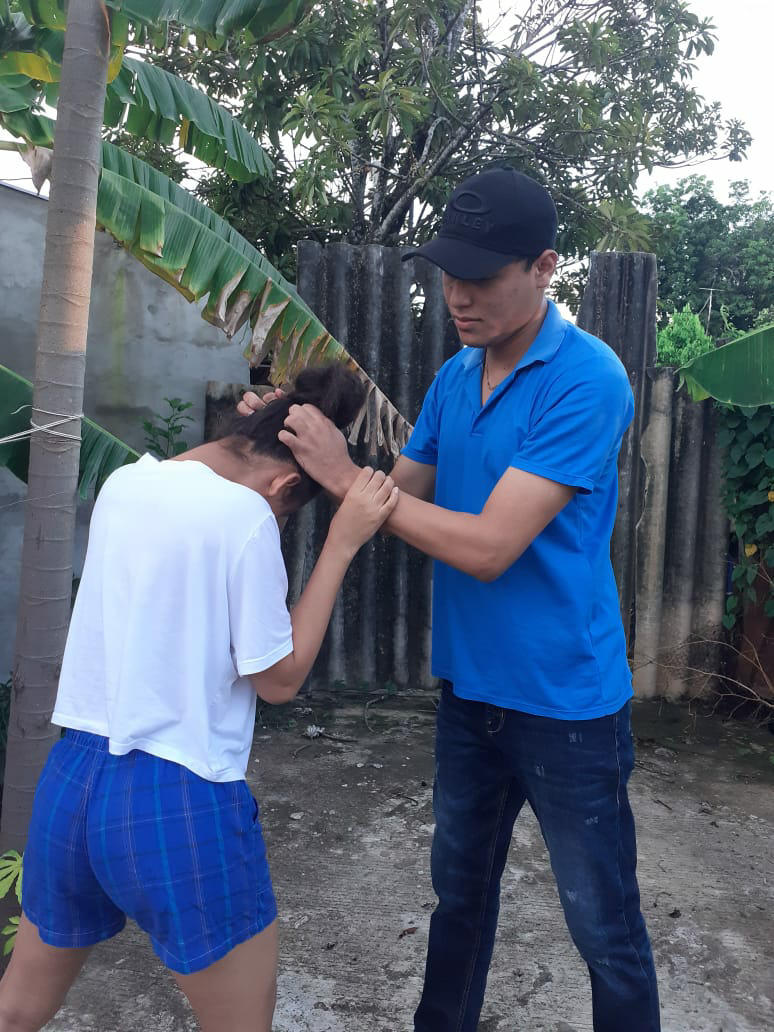
#> input picture ImagenesNuevas/2.png, 774 x 1032 px, found by its file name
$ jupyter execute --allow-errors Codigo_usado_Entrenar.ipynb
#> lines starting #> are read from the running program, lines starting #| are printed output that depends on the picture
[cell 1]
import numpy as np
import matplotlib.pyplot as plt
from matplotlib import cm
import cv2
import math
from PIL import Image

#> (the rest of this cell did not finish here and is left out)

[cell 2]
# [8 lines left out: function activationFunction, not called in this run]

[cell 3]
#def crossEntropyError(Y, R):
#    return np.sum(-R*np.log(Y))

[cell 4]
def crossEntropyError(r, y):
    return -np.sum(r * np.log(y+1e-10) + (1-r) * np.log(1-y+1e-10))

[cell 5]
# [49 lines left out: function training, not called in this run]

#> (a cell that did not finish here is left out)

[cell 7]
import time

H=100
regpar=1e-3
start = time.time()
#> (the rest of this cell did not finish here and is left out)

#> (a cell that did not finish here is left out)

[cell 9]
###########################################################################################
#######################     Predecir   ###################################################
##########################################################################################
imageNew = []
src = cv2.imread("./imagenesnuevas2/2.png", cv2.IMREAD_GRAYSCALE)
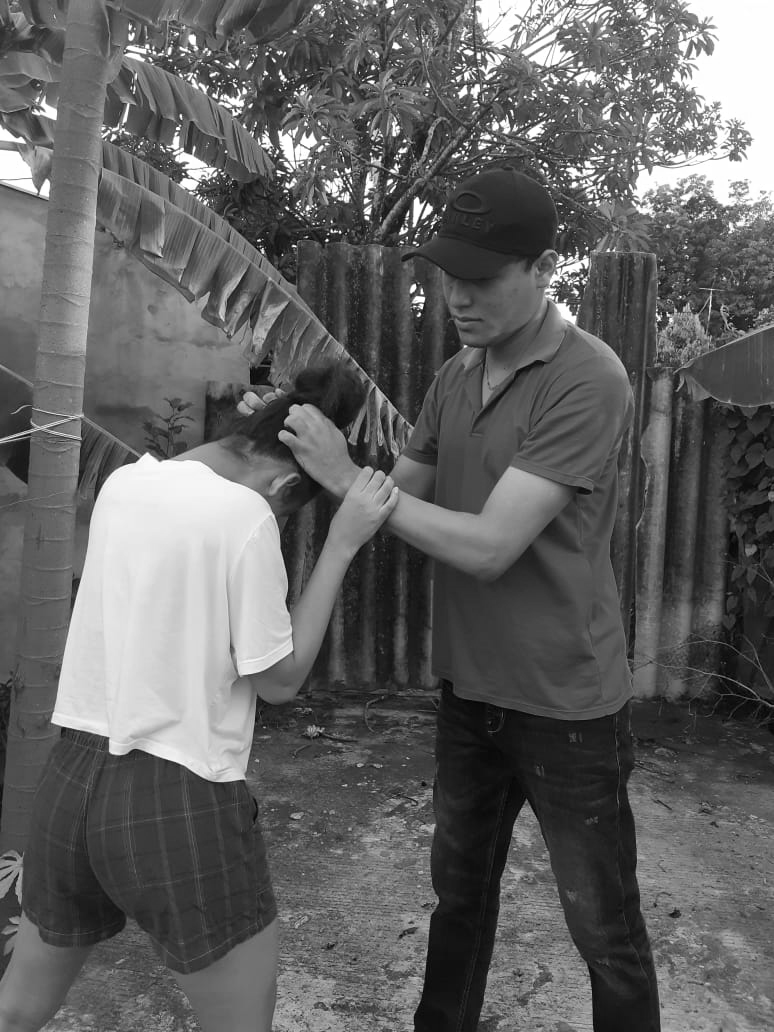
#> src: shape (1032, 774); min 0, max 255, mean 98.6
src = cv2.medianBlur(src,9)
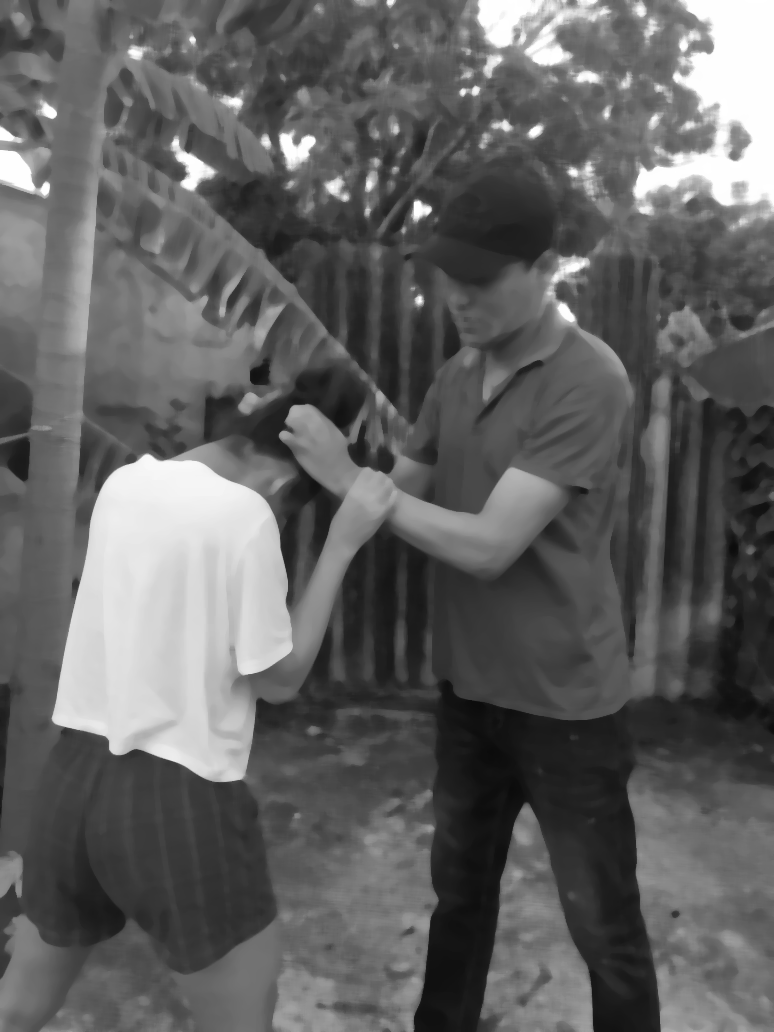
#> src: shape (1032, 774); min 11, max 255, mean 97.4
src = cv2.resize(src, (80,80))
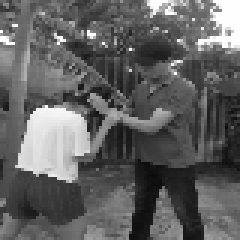
#> src: shape (80, 80) (shown 3 times larger); min 12, max 255, mean 97.2
src = src/255.
arr = np.array(src)
imageNew.append(arr.ravel())
val_N,d = np.shape(imageNew)
#> val_N = 1; d = 6400
val_X = np.concatenate((np.ones((val_N, 1)), imageNew), axis = 1)
#> (the rest of this cell did not finish here and is left out)

$ run again, with ImagenesNuevas/1.png copied over ImagenesNuevas/2.png
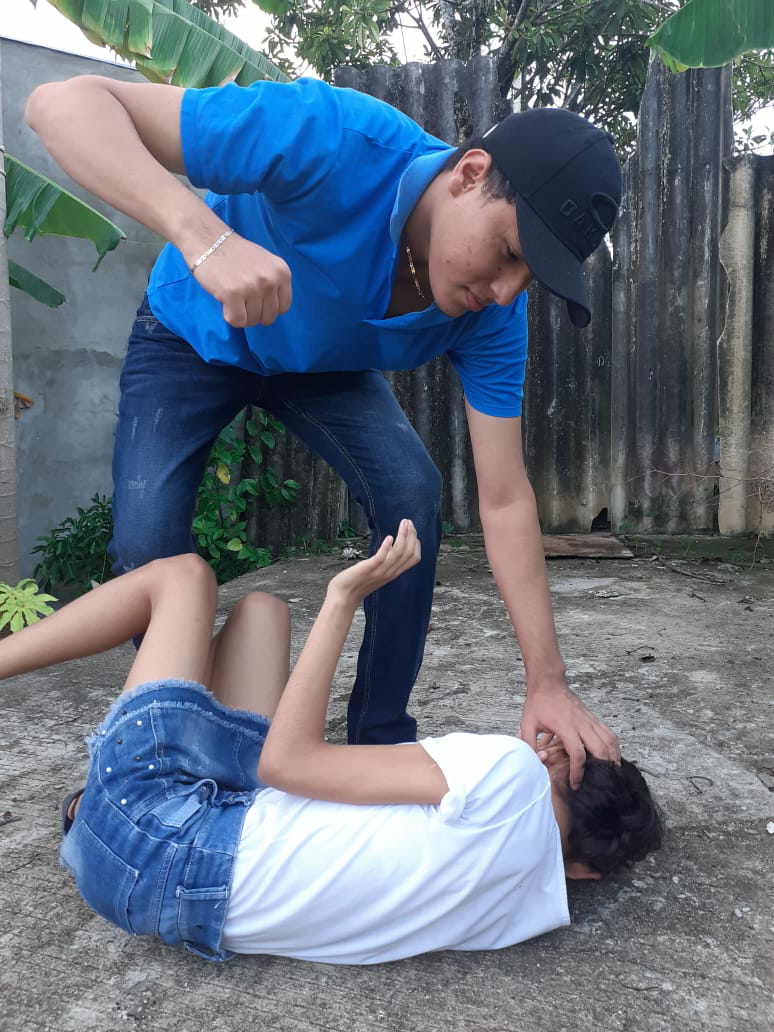
#> input picture ImagenesNuevas/1.png, 774 x 1032 px, found by its file name
#> `src = cv2.medianBlur(src,9)`:
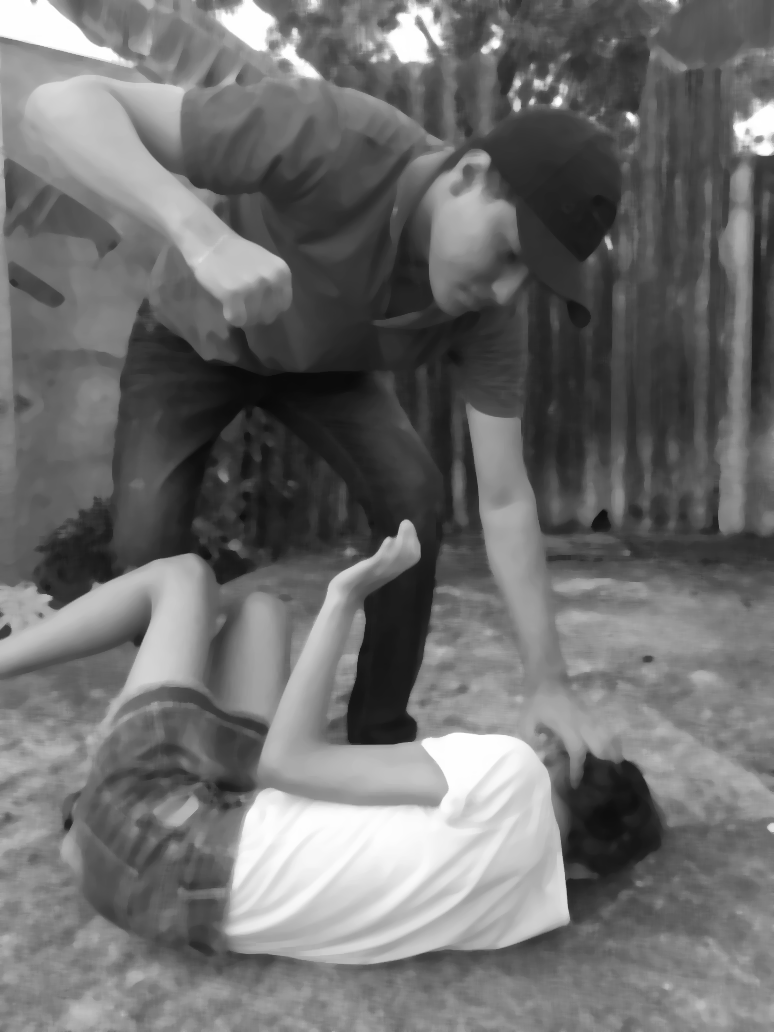
#> src: shape (1032, 774); min 9, max 255, mean 110
#> `src = cv2.resize(src, (80,80))`:
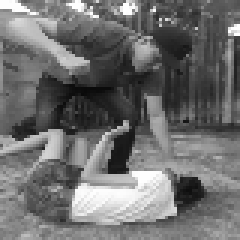
#> src: shape (80, 80) (shown 3 times larger); min 10, max 255, mean 109.9

$ run again, with ImagenesNuevas/10.png copied over ImagenesNuevas/2.png
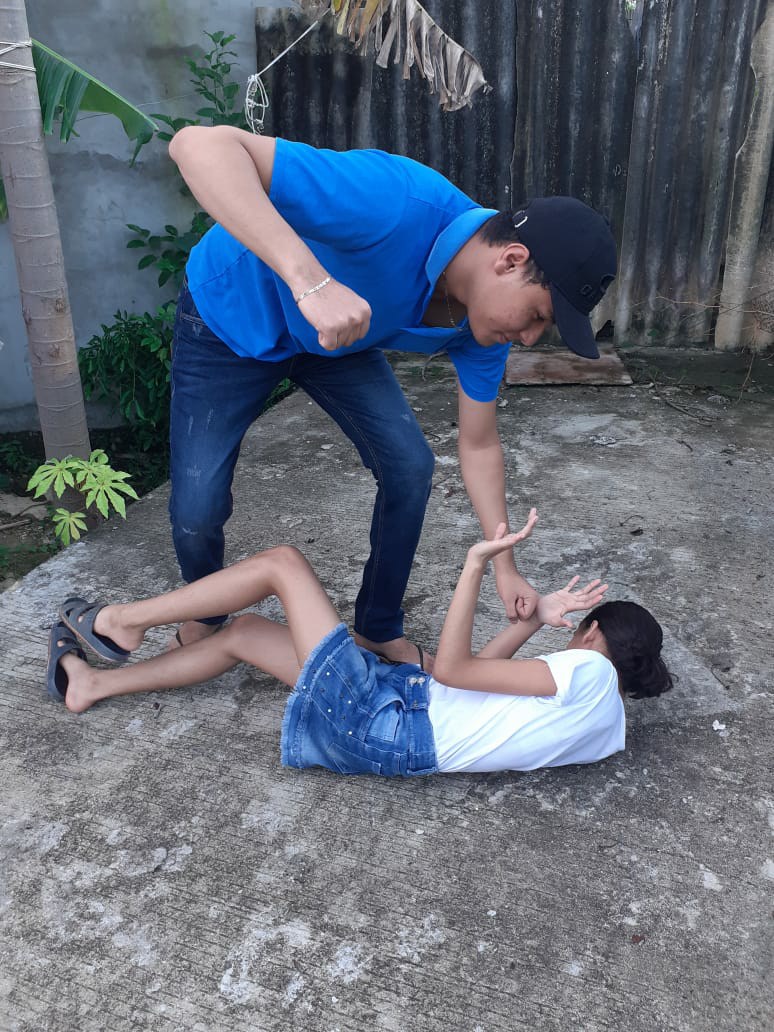
#> input picture ImagenesNuevas/10.png, 774 x 1032 px, found by its file name
#> `src = cv2.imread("./imagenesnuevas2/2.png", cv2.IMREAD_GRAYSCALE)`:
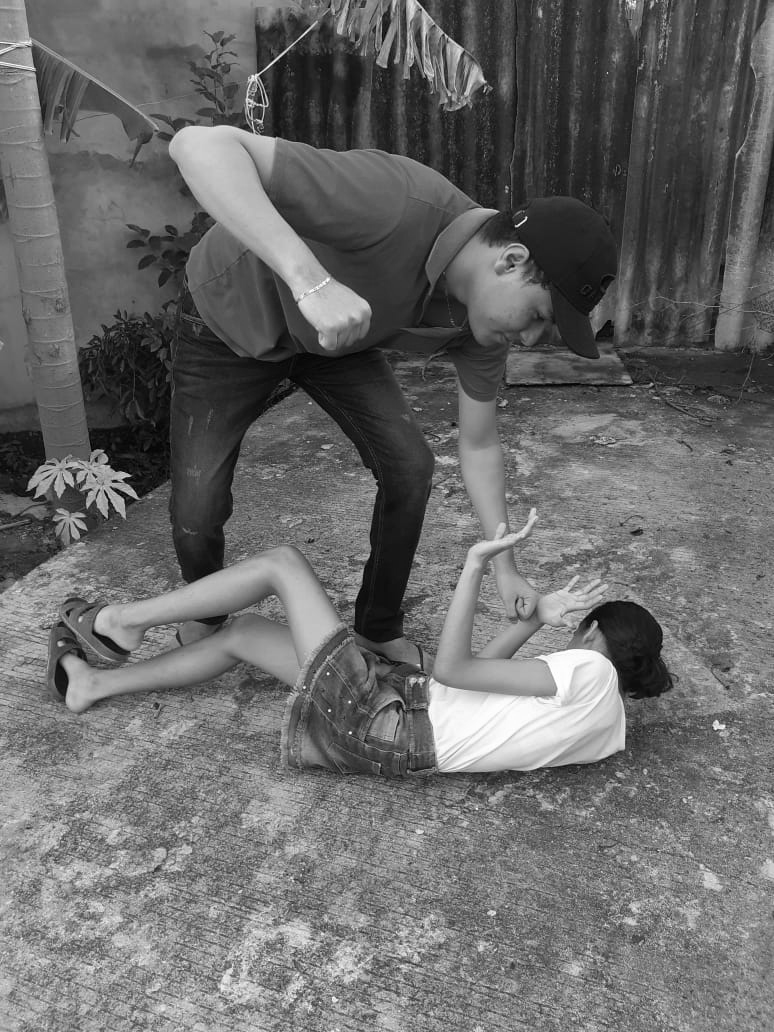
#> src: shape (1032, 774); min 0, max 255, mean 106.2
#> `src = cv2.resize(src, (80,80))`:
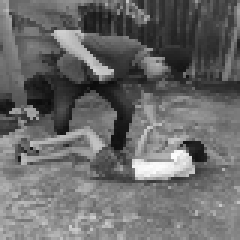
#> src: shape (80, 80) (shown 3 times larger); min 11, max 252, mean 105.9

$ run again, with ImagenesNuevas/3.png copied over ImagenesNuevas/2.png
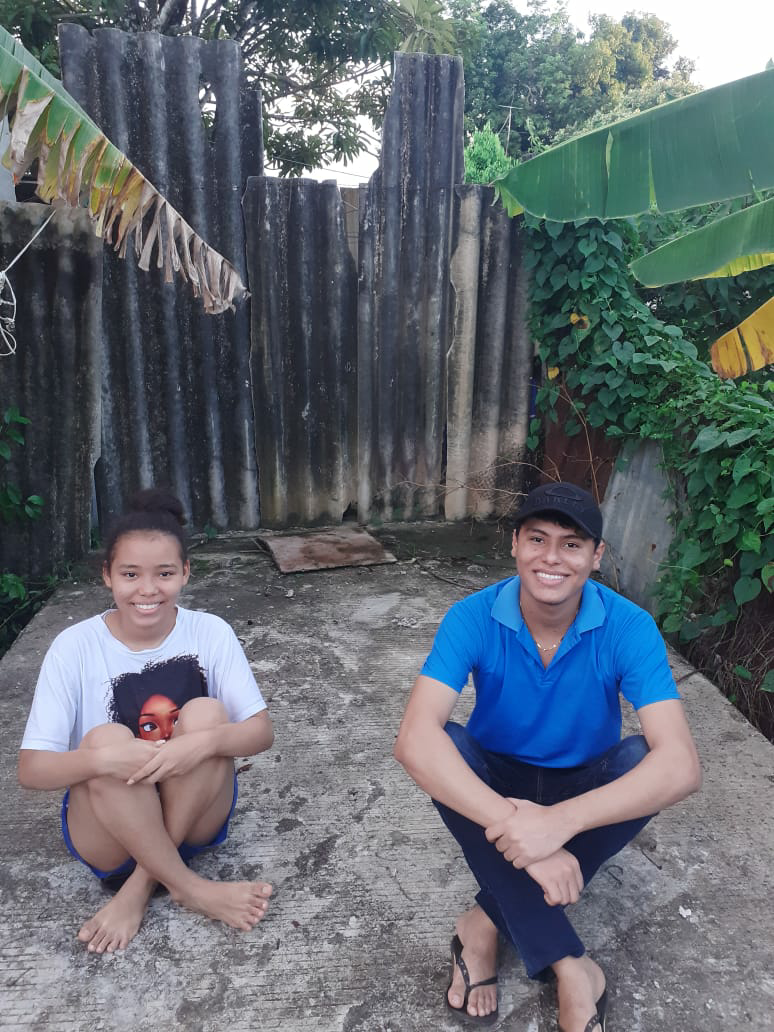
#> input picture ImagenesNuevas/3.png, 774 x 1032 px, found by its file name
#> `src = cv2.medianBlur(src,9)`:
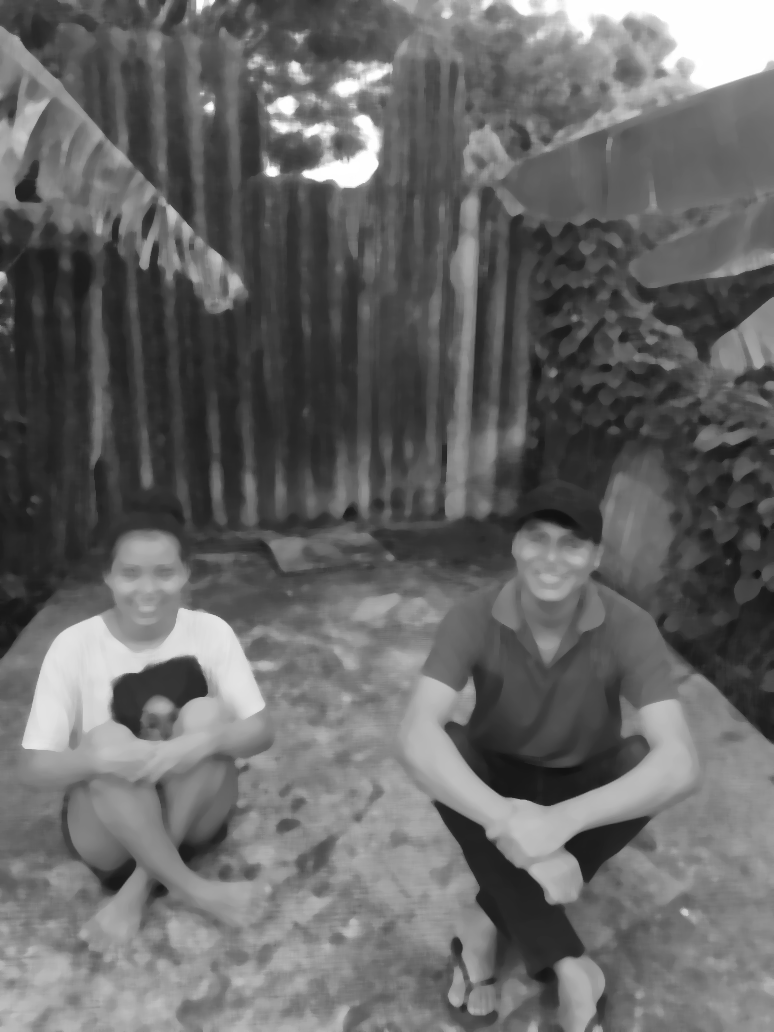
#> src: shape (1032, 774); min 16, max 255, mean 103.2
#> `src = cv2.resize(src, (80,80))`:
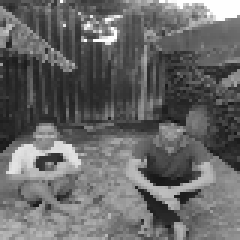
#> src: shape (80, 80) (shown 3 times larger); min 17, max 255, mean 103.1
